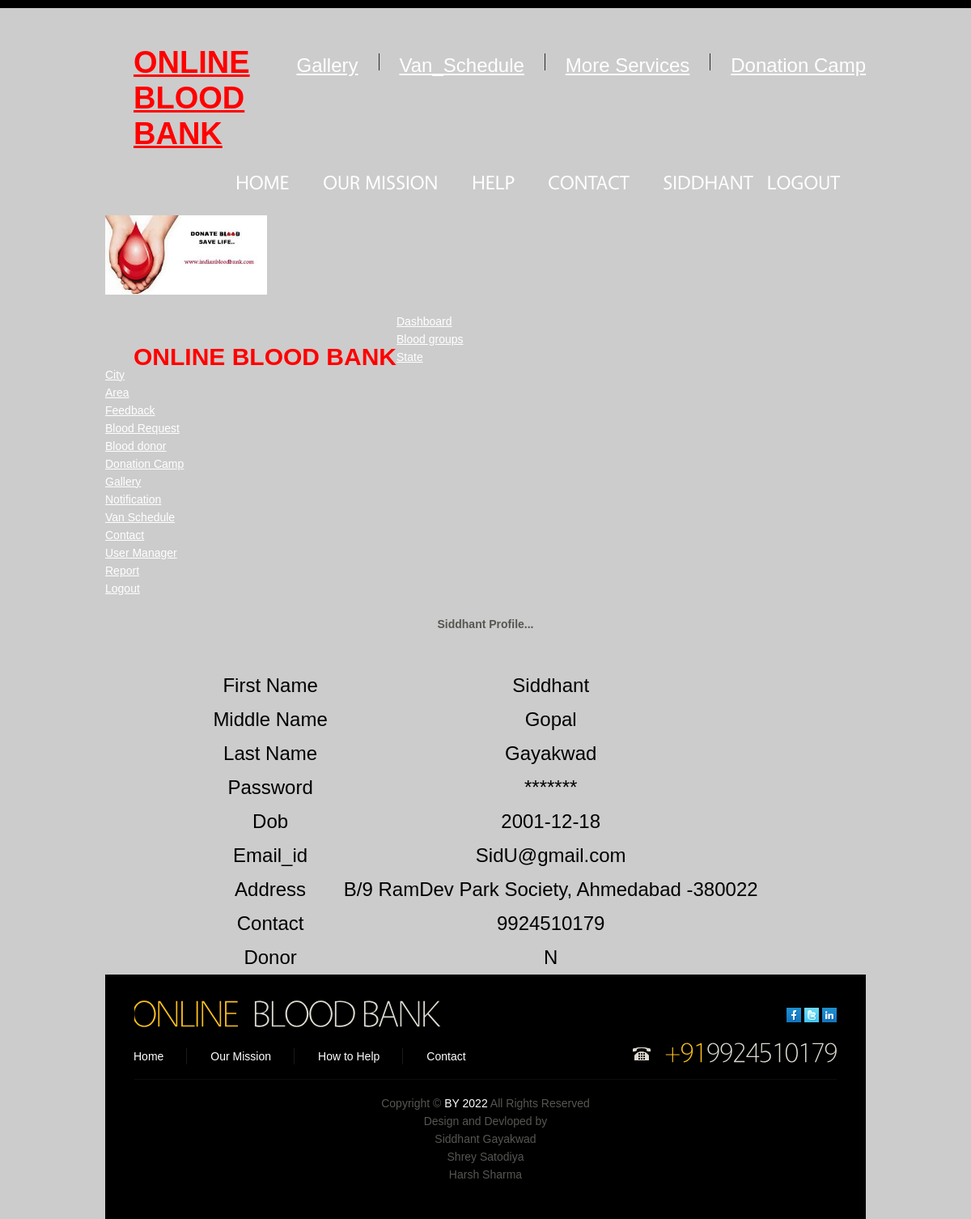
Screenshot of /final_project/profile.php (signed in) with the database file from the repository.
### tables this page shows
CREATE TABLE `user` (
  `u_id` int(11) NOT NULL,
  `u_pwd` varchar(20) NOT NULL,
  `u_fnm` varchar(10) NOT NULL,
  `u_mnm` varchar(10) NOT NULL,
  `u_lnm` varchar(10) NOT NULL,
  `u_dob` date NOT NULL,
  `u_email` varchar(50) NOT NULL,
  `u_add` varchar(300) NOT NULL,
  `u_contact` bigint(12) NOT NULL,
  `u_role` varchar(20) NOT NULL,
  `u_doner` varchar(1) NOT NULL
);

### final_project/profile.php (the view, shortened to what this page needs)
<?php
include "header.php";
include "slidebar.php";
?>
      <section id="main-content">
          <section class="wrapper">
<br>
<center>
<h5><?php  echo $_SESSION['login']?> Profile...</h5>
<br />
<br />
<table border="1" align="center">
<?php
$sen=$_SESSION['login'];
$con=mysqli_connect('localhost','root','',"bloodbank");
mysqli_select_db($con,"bloodbank");
$query=mysqli_query($con,"select * from user where u_fnm='$sen'");
while($row=mysqli_fetch_array($query))
{
echo "<tr><td>First Name</td><td>".$row['u_fnm']."</td></tr>";
echo "<tr><td>Middle Name</td><td>".$row['u_mnm']."</td></tr>";
echo "<tr><td>Last Name</td><td>".$row['u_lnm']."</td></tr>";
echo "<tr><td>Password</td><td>"."*******"."</td></tr>";
echo "<tr><td>Dob</td><td>".$row['u_dob']."</td></tr>";
echo "<tr><td>Email_id</td><td>".$row['u_email']."</td></tr>";
echo "<tr><td>Address</td><td>".$row['u_add']."</td></tr>";
echo "<tr><td>Contact</td><td>".$row['u_contact']."</td></tr>";
echo "<tr><td>Donor</td><td>".$row['u_doner']."</td></tr>";
}
?></table>
<?php
include "footer.php";
?>

### final_project/css/style.css (style rules this page uses)
article, aside, audio, canvas, command, datalist, details, embed, figcaption, figure, footer, header, hgroup, keygen, meter, nav, output, progress, section, source, video { display:block }
.wrapper { width:100%; overflow:hidden }
body { background-color:#CCC;border:0; font:14px "Trebuchet MS", Arial, Helvetica, sans-serif; color:#575652; line-height:22px }

### final_project/profile.php (style rules this page uses)
tr,td { padding:10px !important; font-size:24px;text-align:center; color:#000; }

### rows the page displays
user: u_fnm "Siddhant", u_mnm "Gopal", u_lnm "Gayakwad", u_dob "2001-12-18", u_email "SidU@gmail.com", u_add "B/9 RamDev Park Society, Ahmedabad -380022", u_contact "9924510179", u_doner "N"

### other values shown
$_SESSION['login'] "Siddhant"
